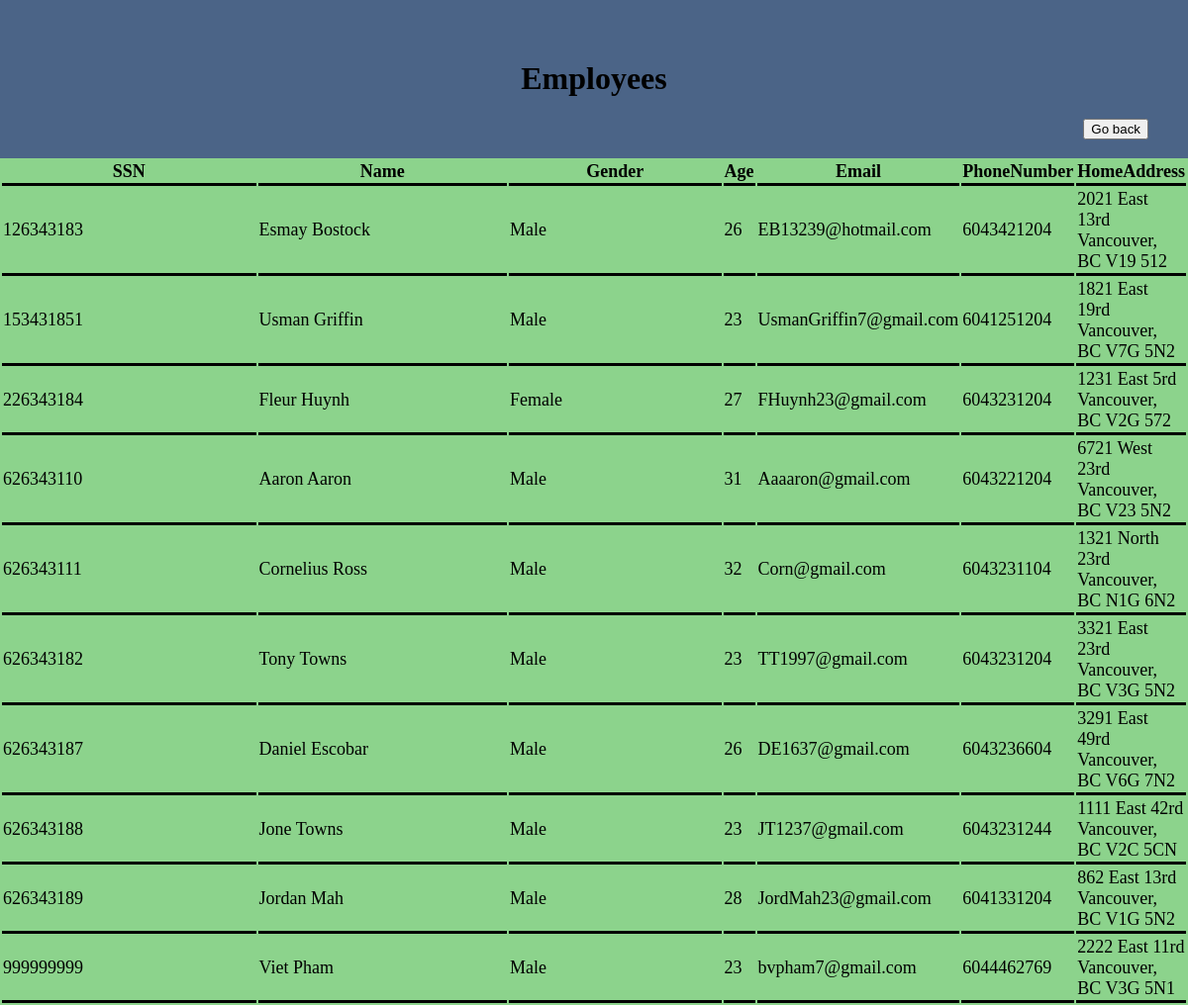
Page /employee.php on the committed database.
### tables this page shows
CREATE TABLE Employee (
    SSN			    integer,
    Name			char(20),
    Gender		    char(7),
    Age			    integer,
    Email			char(40),
    PhoneNumber	    char(10),
    HomeAddress	    char(40),
    primary key (SSN)
);

### employee.php (the view, shortened to what this page needs)
<!DOCTYPE html>
<html>
<head>
    <link rel="stylesheet" href="styles.css">
</head>
<body>
    <div class="header">
        <h1>Employees</h1>
        <div class="account">
            <button onclick="window.location.href='<?php echo $_SESSION['returnpage']; ?>'" class="account-button">Go back</button>
        </div>
    </div>
</body>
</html>
<?php
    $conn = OpenCon();
    $sql = "SELECT * FROM Employee";
    $result = $conn->query($sql);
    if ($result->num_rows > 0) {
        echo "<table>
            <tr>
                <th class='border-class'>SSN</th>
                <th class='border-class'>Name</th>
                <th class='border-class'>Gender</th>
                <th class='border-class'>Age</th>
                <th class='border-class'>Email</th>
                <th class='border-class'>PhoneNumber</th>
                <th class='border-class'>HomeAddress</th>
            </tr>";
        while ($row = $result->fetch_assoc()) {
        echo
                "<tr>
                <td class='border-class'>" . $row["SSN"] . "</td>
                <td class='border-class'>" . $row["Name"] . "</td>
                <td class='border-class'>" . $row["Gender"] . "</td>
                <td class='border-class'>" . $row["Age"] . "</td>
                <td class='border-class'>" . $row["Email"] . "</td>
                <td class='border-class'>" . $row["PhoneNumber"] . "</td>
                <td class='border-class'>" . $row["HomeAddress"] . "</td>
            </tr>";
        }
        echo "</table>";
    } else {
        echo "0 results";
    }
    ?>

### styles.css (style rules this page uses)
body { background-color: #8cd38c; margin: 0px; padding: 0px; }
.header { background-color: rgb(75, 100, 135); padding: 40px 40px 40px 40px; margin: 0px; }
.account-button { float: right; margin-left: 15px; }

### employee.php (style rules this page uses)
.border-class { width: 35%; font-size: 18px; border-bottom-style: solid; border-bottom-color: black; border-bottom-width: 3px; }
.header { text-align: center; }

### rows in the picture
employee: SSN "126343183", Name "Esmay Bostock", Gender "Male", Age "26", Email "EB13239@hotmail.com", PhoneNumber "6043421204", HomeAddress "2021 East 13rd Vancouver, BC V19 512"
employee: SSN "153431851", Name "Usman Griffin", Gender "Male", Age "23", Email "UsmanGriffin7@gmail.com", PhoneNumber "6041251204", HomeAddress "1821 East 19rd Vancouver, BC V7G 5N2"
employee: SSN "226343184", Name "Fleur Huynh", Gender "Female", Age "27", Email "FHuynh23@gmail.com", PhoneNumber "6043231204", HomeAddress "1231 East 5rd Vancouver, BC V2G 572"
employee: SSN "626343110", Name "Aaron Aaron", Gender "Male", Age "31", Email "Aaaaron@gmail.com", PhoneNumber "6043221204", HomeAddress "6721 West 23rd Vancouver, BC V23 5N2"
employee: SSN "626343111", Name "Cornelius Ross", Gender "Male", Age "32", Email "Corn@gmail.com", PhoneNumber "6043231104", HomeAddress "1321 North 23rd Vancouver, BC N1G 6N2"
employee: SSN "626343182", Name "Tony Towns", Gender "Male", Age "23", Email "TT1997@gmail.com", PhoneNumber "6043231204", HomeAddress "3321 East 23rd Vancouver, BC V3G 5N2"
employee: SSN "626343187", Name "Daniel Escobar", Gender "Male", Age "26", Email "DE1637@gmail.com", PhoneNumber "6043236604", HomeAddress "3291 East 49rd Vancouver, BC V6G 7N2"
employee: SSN "626343188", Name "Jone Towns", Gender "Male", Age "23", Email "JT1237@gmail.com", PhoneNumber "6043231244", HomeAddress "1111 East 42rd Vancouver, BC V2C 5CN"
employee: SSN "626343189", Name "Jordan Mah", Gender "Male", Age "28", Email "JordMah23@gmail.com", PhoneNumber "6041331204", HomeAddress "862 East 13rd Vancouver, BC V1G 5N2"
employee: SSN "999999999", Name "Viet Pham", Gender "Male", Age "23", Email "bvpham7@gmail.com", PhoneNumber "6044462769", HomeAddress "2222 East 11rd Vancouver, BC V3G 5N1"
